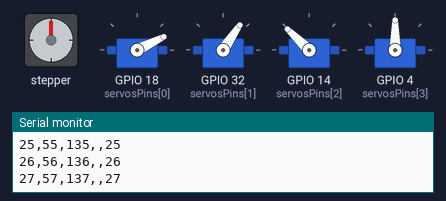
This sketch was run on a simulated ESP32. On the bench: stepper motor, 4 × servo, the last lines printed to the serial monitor. Wiring (inferred from the names in the program): stepper motor driver (200 steps per turn assumed): step GPIO 25; direction GPIO 26.

Above: at 0.15 s.
At 2.28 s:
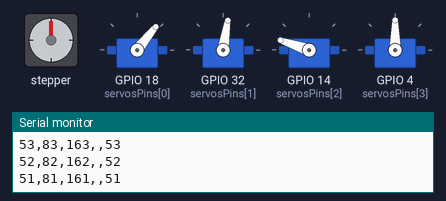
At 5.5 s:
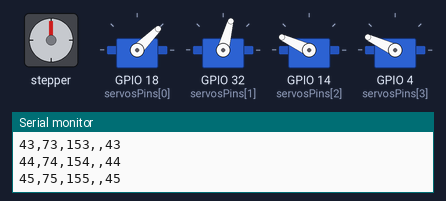
At 13.1 s:
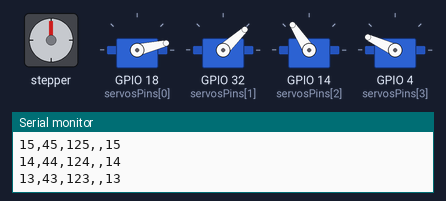
At 17.0 s:
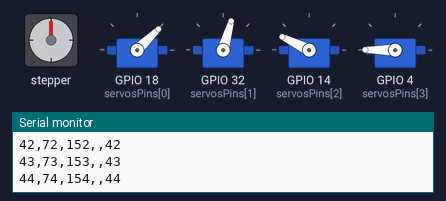
At 36.1 s:
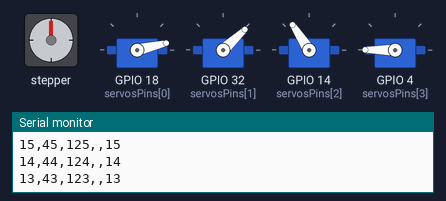
Timing chart, 0 to 40.0 s (numbered marks = the images above):
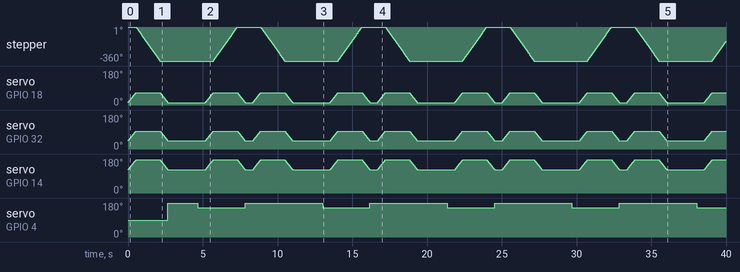

Measured:
- by itself, stepper: turns 360° counter-clockwise in 1.6 s, then 360° clockwise in 1.6 s, repeating every 8.4 s
- by itself, servo on GPIO 4 (servosPins[3]): repeats every 8.3 s: 155° 3.2 s, 180° 5.2 s

The sketch:

servomotor1.0.ino
```cpp
#include <Servo.h>
static const int servosPins[4] = {18 , 32 , 14, 4};
#define dirPin 26
#define stepPin 25
//#define stepsPerRevolution 200
Servo servos[4];

void setServos(int degrees)
{
  for (int i = 0; i < 3; ++i)
  {
    if (i <= 1)
    {
      servos[i].write((degrees + (30 * i)) % 180);
      Serial.print((degrees + (30 * i)) % 180);
      Serial.print(',');
    }
    else
    {
      servos[i].write((degrees + (30 * (i + 2) - 10)) % 180);
      Serial.print((degrees + (30 * (i + 2) - 10)) % 180);
      Serial.print(',');
    }
  }
  Serial.print(',');
}

void setup()
{
  pinMode(stepPin, OUTPUT);
  pinMode(dirPin, OUTPUT);
  Serial.begin(115200);

  for (int i = 0; i < 4; ++i) {
    if (!servos[i].attach(servosPins[i])) {
      Serial.print("Servo ");
      Serial.print(i);
      Serial.println("attach error");
    }
  }
}

void loop()
{
  up();
 // delay(100);
  anticlockwise();
  //delay(100);
  down();
  //delay(100);
  pick();
 // delay(1000);
  up();
 // delay(100);
  clockwise();
 // delay(100);
  down();
 // delay(100);
  drop();
 // delay(100);
}

void clockwise()
{
  int stepsPerRevolution = 200;
  digitalWrite(dirPin, HIGH);
  for (int i = 0; i < stepsPerRevolution; i++)
  {
    digitalWrite(stepPin, HIGH);
    delayMicroseconds(4000);
    digitalWrite(stepPin, LOW);
    delayMicroseconds(4000);
  }
}

void anticlockwise()
{
  int stepsPerRevolution = 200;
  digitalWrite(dirPin, LOW);
  for (int i = 0; i < stepsPerRevolution; i++)
  {
    digitalWrite(stepPin, HIGH);
    delayMicroseconds(4000);
    digitalWrite(stepPin, LOW);
    delayMicroseconds(4000);
  }
}
void up()
{
  for (int posDegrees = 13; posDegrees <= 65; posDegrees++)
  {
    setServos(posDegrees);
    Serial.println(posDegrees);
    delay(10);
  }
}
void down()
{
  for (int posDegrees = 65; posDegrees >= 13; posDegrees--)
  {
    setServos(posDegrees);
    Serial.println(posDegrees);
    delay(10);
  }
}

void pick()
{
    servos[3].write(180);
    delay(2000);
    servos[3].write(155);
    delay(500);
}
void drop()
{
    servos[3].write(180);
    delay(500);
}
```
